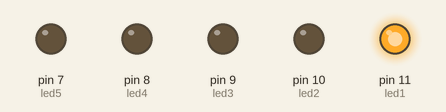
A sketch run on a simulated Arduino Uno, built with avr-gcc and run on an emulated ATmega328P. On the bench: output pins drawn as LEDs (lit = HIGH).

Above: at 0.15 s.
At 0.75 s:
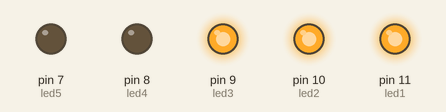
At 1.35 s:
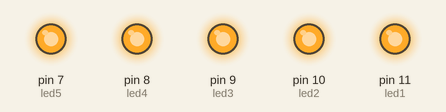
At 2.85 s:
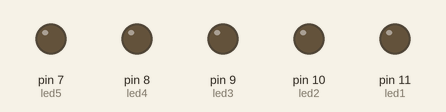
At 4.65 s:
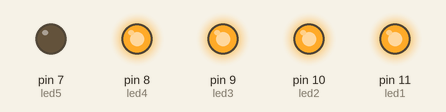
At 6.45 s:
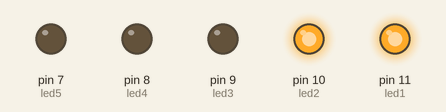
Timing chart, 0 to 6.9 s (numbered marks = the images above):
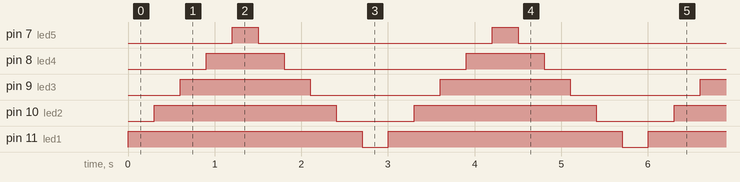

The sketch:

blink.ino
```cpp
#define led1 11
#define led2 10
#define led3 9
#define led4 8
#define led5 7

void setup() {
  pinMode(led1, OUTPUT);
  pinMode(led2, OUTPUT);
  pinMode(led3, OUTPUT);
  pinMode(led4, OUTPUT);
  pinMode(led5, OUTPUT);
}

void loop() {
  // Liga LEDs em sequência (efeito crescente)
  digitalWrite(led1, HIGH);
  delay(300);

  digitalWrite(led2, HIGH);
  delay(300);

  digitalWrite(led3, HIGH);
  delay(300);

  digitalWrite(led4, HIGH);
  delay(300);

  digitalWrite(led5, HIGH);
  delay(300);

  // Apaga LEDs em sequência (efeito decrescente)
  digitalWrite(led5, LOW);
  delay(300);

  digitalWrite(led4, LOW);
  delay(300);

  digitalWrite(led3, LOW);
  delay(300);

  digitalWrite(led2, LOW);
  delay(300);

  digitalWrite(led1, LOW);
  delay(300);
}
```

Measured:
- by itself, pin 7 (led5): alternates HIGH for 0.30 s and LOW for 2.7 s
- by itself, pin 8 (led4): alternates HIGH for 0.90 s and LOW for 2.1 s
- by itself, pin 9 (led3): alternates HIGH for 1.5 s and LOW for 1.5 s
- by itself, pin 10 (led2): alternates HIGH for 2.1 s and LOW for 0.90 s
- by itself, pin 11 (led1): alternates HIGH for 2.7 s and LOW for 0.30 s
